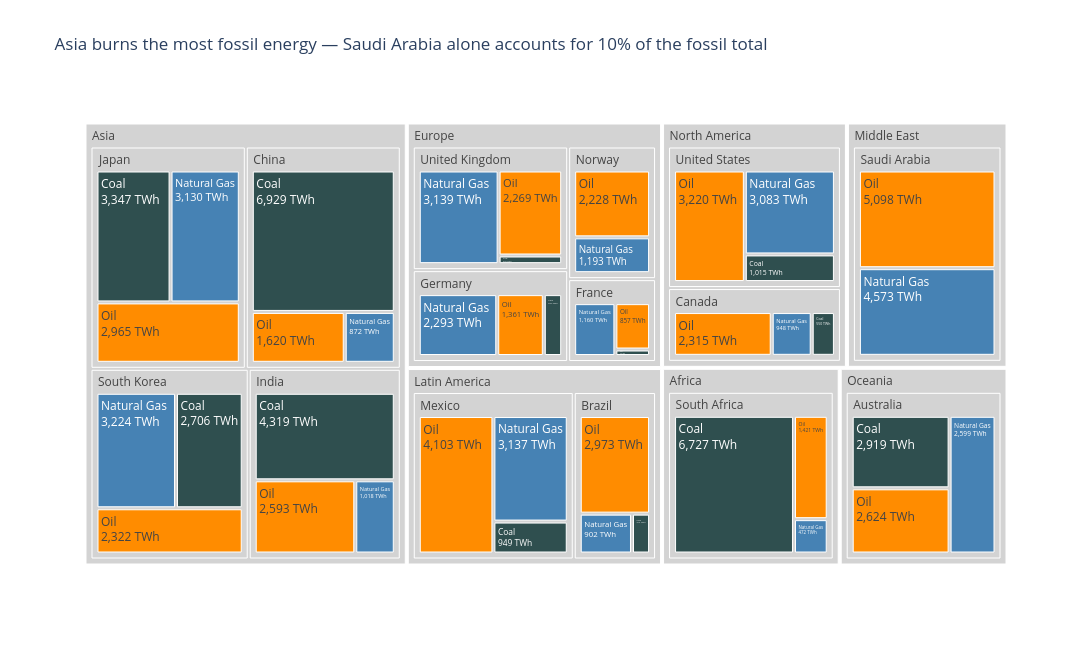

The code cell stored with this chart in its notebook:
### Markdown cell above
## Task 1 — Treemap: fossil fuel dependency by country

### Code cell
# Data prep
df_fossil = df.loc[df['Source_Type'] == 'Fossil'].copy()

top_region = df_fossil.groupby('Region')['TWh'].sum().idxmax()
country_totals = df_fossil.groupby('Country')['TWh'].sum()
top_country, top_share = country_totals.idxmax(), country_totals.max() / country_totals.sum()

# CVD-safe: dark charcoal / orange / blue 
fossil_colors = {'Coal': 'darkslategray', 'Oil': 'darkorange', 'Natural Gas': 'steelblue'}

# Step 1: Plotly Express base chart 
fig = px.treemap(
    df_fossil, path=['Region', 'Country', 'Source'], values='TWh',
    color='Source', color_discrete_map=fossil_colors,
    title=f'{top_region} burns the most fossil energy — {top_country} alone accounts for {top_share:.0%} of the fossil total',
    height=650, width=1100, template='plotly_white',
)

# Step 2: Customisation 
fig.update_traces(texttemplate='%{label}<br>%{value:,.0f} TWh',      # TWh values, no percentages
                  hovertemplate='%{label}: %{value:,.0f} TWh<extra></extra>')

# Grey out parent nodes (Region and Country level)
fig.data[0].marker.colors = [c if c in fossil_colors.values() else 'lightgrey' for c in fig.data[0].marker.colors]


fig.show()

### Figure 1 — Plotly figure (JSON) as saved in the notebook; plotly's stock layout.template omitted (floating-point values rounded to 4 significant figures)
{"data": [{"branchvalues": "total", "customdata": [["Coal"], ["Oil"], ["Oil"], ["Oil"], ["Natural Gas"], ["Natural Gas"], ["Natural Gas"], ["Natural Gas"], ["Coal"], ["Natural Gas"], ["Coal"], ["Coal"], ["Coal"], ["Natural Gas"], ["Oil"], ["Coal"], ["Oil"], ["Oil"], ["Oil"], ["Oil"], ["Coal"], ["Natural Gas"], ["Oil"], ["Natural Gas"], ["Coal"], ["Coal"], ["Natural Gas"], ["Natural Gas"], ["Oil"], ["Coal"], ["Oil"], ["Natural Gas"], ["Oil"], ["Oil"], ["Natural Gas"], ["Natural Gas"], ["Oil"], ["Oil"], ["Coal"], ["Natural Gas"], ["Natural Gas"], ["Coal"], ["Coal"], ["(?)"], ["(?)"], ["(?)"], ["(?)"], ["(?)"], ["(?)"], ["(?)"], ["(?)"], ["(?)"], ["(?)"], ["(?)"], ["(?)"], ["(?)"], ["(?)"], ["(?)"], ["(?)"], ["(?)"], ["(?)"], ["(?)"], ["(?)"], ["(?)"], ["(?)"]], "domain": {"x": [0, 1], "y": [0, 1]}, "hovertemplate": "%{label}: %{value:,.0f} TWh<extra></extra>", "ids": ["Oceania/Australia/Coal", "Asia/South Korea/Oil", "Europe/Norway/Oil", "Asia/India/Oil", "North America/United States/Natural Gas", "Africa/South Africa/Natural Gas", "Europe/Germany/Natural Gas", "North America/Canada/Natural Gas", "North America/United States/Coal", "Latin America/Mexico/Natural Gas", "Asia/China/Coal", "Asia/India/Coal", "Africa/South Africa/Coal", "Europe/United Kingdom/Natural Gas", "Africa/South Africa/Oil", "North America/Canada/Coal", "Latin America/Mexico/Oil", "Europe/Germany/Oil", "Asia/China/Oil", "Latin America/Brazil/Oil", "Europe/Germany/Coal", "Middle East/Saudi Arabia/Natural Gas", "North America/United States/Oil", "Asia/Japan/Natural Gas", "Europe/United Kingdom/Coal", "Latin America/Mexico/Coal", "Europe/France/Natural Gas", "Latin America/Brazil/Natural Gas", "Europe/United Kingdom/Oil", "Latin America/Brazil/Coal", "Middle East/Saudi Arabia/Oil", "Oceania/Australia/Natural Gas", "Asia/Japan/Oil", "Europe/France/Oil", "Europe/Norway/Natural Gas", "Asia/China/Natural Gas", "North America/Canada/Oil", "Oceania/Australia/Oil", "Europe/France/Coal", "Asia/India/Natural Gas", "Asia/South Korea/Natural Gas", "Asia/Japan/Coal", "Asia/South Korea/Coal", "Oceania/Australia", "Latin America/Brazil", "North America/Canada", "Asia/China", "Europe/France", "Europe/Germany", "Asia/India", "Asia/Japan", "Latin America/Mexico", "Europe/Norway", "Middle East/Saudi Arabia", "Africa/South Africa", "Asia/South Korea", "Europe/United Kingdom", "North America/United States", "Africa", "Asia", "Europe", "Latin America", "Middle East", "North America", "Oceania"], "labels": ["Coal", "Oil", "Oil", "Oil", "Natural Gas", "Natural Gas", "Natural Gas", "Natural Gas", "Coal", "Natural Gas", "Coal", "Coal", "Coal", "Natural Gas", "Oil", "Coal", "Oil", "Oil", "Oil", "Oil", "Coal", "Natural Gas", "Oil", "Natural Gas", "Coal", "Coal", "Natural Gas", "Natural Gas", "Oil", "Coal", "Oil", "Natural Gas", "Oil", "Oil", "Natural Gas", "Natural Gas", "Oil", "Oil", "Coal", "Natural Gas", "Natural Gas", "Coal", "Coal", "Australia", "Brazil", "Canada", "China", "France", "Germany", "India", "Japan", "Mexico", "Norway", "Saudi Arabia", "South Africa", "South Korea", "United Kingdom", "United States", "Africa", "Asia", "Europe", "Latin America", "Middle East", "North America", "Oceania"], "level": "1235cf", "marker": {"colors": ["darkslategray", "darkorange", "darkorange", "darkorange", "steelblue", "steelblue", "steelblue", "steelblue", "darkslategray", "steelblue", "darkslategray", "darkslategray", "darkslategray", "steelblue", "darkorange", "darkslategray", "darkorange", "darkorange", "darkorange", "darkorange", "darkslategray", "steelblue", "darkorange", "steelblue", "darkslategray", "darkslategray", "steelblue", "steelblue", "darkorange", "darkslategray", "darkorange", "steelblue", "darkorange", "darkorange", "steelblue", "steelblue", "darkorange", "darkorange", "darkslategray", "steelblue", "steelblue", "darkslategray", "darkslategray", "lightgrey", "lightgrey", "lightgrey", "lightgrey", "lightgrey", "lightgrey", "lightgrey", "lightgrey", "lightgrey", "lightgrey", "lightgrey", "lightgrey", "lightgrey", "lightgrey", "lightgrey", "lightgrey", "lightgrey", "lightgrey", "lightgrey", "lightgrey", "lightgrey", "lightgrey"]}, "name": "", "parents": ["Oceania/Australia", "Asia/South Korea", "Europe/Norway", "Asia/India", "North America/United States", "Africa/South Africa", "Europe/Germany", "North America/Canada", "North America/United States", "Latin America/Mexico", "Asia/China", "Asia/India", "Africa/South Africa", "Europe/United Kingdom", "Africa/South Africa", "North America/Canada", "Latin America/Mexico", "Europe/Germany", "Asia/China", "Latin America/Brazil", "Europe/Germany", "Middle East/Saudi Arabia", "North America/United States", "Asia/Japan", "Europe/United Kingdom", "Latin America/Mexico", "Europe/France", "Latin America/Brazil", "Europe/United Kingdom", "Latin America/Brazil", "Middle East/Saudi Arabia", "Oceania/Australia", "Asia/Japan", "Europe/France", "Europe/Norway", "Asia/China", "North America/Canada", "Oceania/Australia", "Europe/France", "Asia/India", "Asia/South Korea", "Asia/Japan", "Asia/South Korea", "Oceania", "Latin America", "North America", "Asia", "Europe", "Europe", "Asia", "Asia", "Latin America", "Europe", "Middle East", "Africa", "Asia", "Europe", "North America", "", "", "", "", "", "", ""], "texttemplate": "%{label}<br>%{value:,.0f} TWh", "type": "treemap", "values": [2919, 2322, 2228, 2593, 3083, 472, 2293, 948, 1015, 3137, 6929.0, 4319, 6727, 3139, 1421, 550, 4103, 1361, 1620, 2973, 537, 4573, 3220, 3130, 230, 949, 1160, 902, 2269, 312, 5098, 2599, 2965, 857, 1193, 872, 2315, 2624, 120, 1018, 3224, 3347, 2706, 8142, 4187, 3813, 9421.0, 2137, 4191, 7930, 9442, 8189, 3421, 9671, 8620, 8252, 5638, 7318, 8620, 35050.0, 15387, 12376, 9671, 11131, 8142]}], "layout": {"height": 650, "legend": {"tracegroupgap": 0}, "title": {"text": "Asia burns the most fossil energy — Saudi Arabia alone accounts for 10% of the fossil total"}, "width": 1100}}
